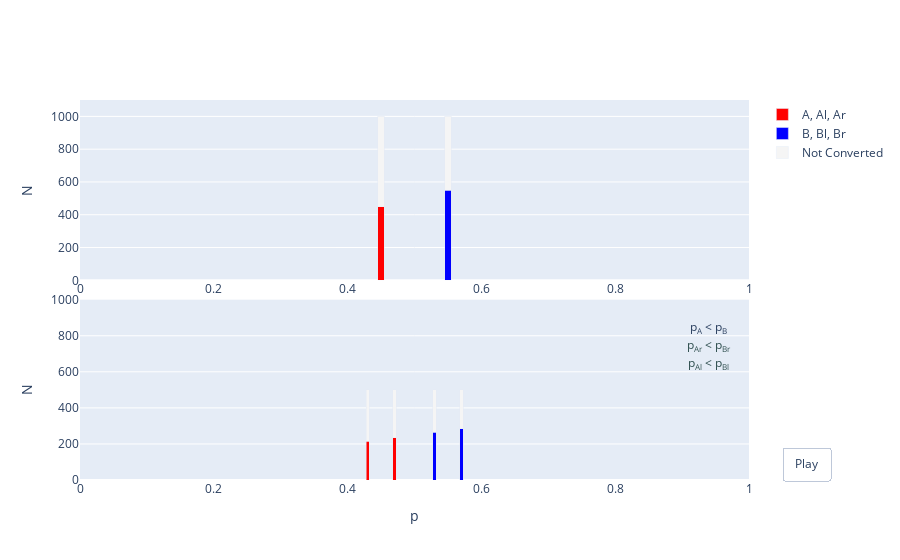

The cell this chart's notebook holds for it:
### Code cell
p_ar, n_ar, p_al, n_al, p_br, n_br, p_bl, n_bl = frames[0]

fig = make_subplots(
    rows=2, cols=1,
    vertical_spacing=0.051
)

fig.add_trace(go.Bar(x=[p_a], y=[p_a * n_a], width=0.01, name='A, Al, Ar', marker_color='red'), row=1, col=1)
fig.add_trace(go.Bar(x=[p_b], y=[p_b * n_b], width=0.01, name='B, Bl, Br', marker_color='blue'), row=1, col=1)
fig.add_trace(go.Bar(x=[p_a], y=[(1 - p_a) * n_a], width=0.01, name='Not Converted', marker_color='whitesmoke'), row=1, col=1)
fig.add_trace(go.Bar(x=[p_b], y=[(1 - p_b) * n_b], width=0.01, name='Not Converted', showlegend=False, marker_color='whitesmoke'), row=1, col=1)
fig.add_trace(go.Bar(x=[p_ar], y=[p_ar * n_ar], width=0.005, name='Ar', showlegend=False, marker_color='red'), row=2, col=1)
fig.add_trace(go.Bar(x=[p_ar], y=[(1 - p_ar) * n_ar], width=0.005, name='Not Converted', showlegend=False, marker_color='whitesmoke'), row=2, col=1)
fig.add_trace(go.Bar(x=[p_al], y=[p_al * n_al], width=0.005, name='Al', showlegend=False, marker_color='red'), row=2, col=1)
fig.add_trace(go.Bar(x=[p_al], y=[(1 - p_al) * n_al], width=0.005, name='Not Converted', showlegend=False, marker_color='whitesmoke'), row=2, col=1)
fig.add_trace(go.Bar(x=[p_br], y=[p_br * n_br], width=0.005, name='Br', showlegend=False, marker_color='blue'), row=2, col=1)
fig.add_trace(go.Bar(x=[p_br], y=[(1 - p_br) * n_br], width=0.005, name='Not Converted', showlegend=False, marker_color='whitesmoke'), row=2, col=1)
fig.add_trace(go.Bar(x=[p_bl], y=[p_bl * n_bl], width=0.005, name='Bl', showlegend=False, marker_color='blue'), row=2, col=1)
fig.add_trace(go.Bar(x=[p_bl], y=[(1 - p_bl) * n_bl], width=0.005, name='Not Converted', showlegend=False, marker_color='whitesmoke'), row=2, col=1)
fig.update_layout(barmode='stack')
fig.update_layout(legend_traceorder='normal')

antext = f"p<sub>A</sub> {'>' if p_a > p_b else '<'} p<sub>B</sub>"
antext_r = f"p<sub>Ar</sub> {'>' if p_ar > p_br else '<'} p<sub>Br</sub>"
anc_r = 'red' if p_ar > p_br else 'darkslategrey'
antext_l = f"p<sub>Al</sub> {'>' if p_al > p_bl else '<'} p<sub>Bl</sub>"
anc_l = 'red' if p_al > p_bl else 'darkslategrey'
fig.add_annotation(x=0.94, y=850,
                   xref='x2', yref='y2',
                   text=antext,
                   align='center',
                   showarrow=False)
fig.add_annotation(x=0.94, y=750,
                   xref='x2', yref='y2',
                   text=antext_r,
                   font_color=anc_r,
                   align='center',
                   showarrow=False)
fig.add_annotation(x=0.94, y=650,
                   xref='x2', yref='y2',
                   text=antext_l,
                   font_color=anc_l,
                   align='center',
                   showarrow=False)

fig_frames = []
for (p_ar, n_ar, p_al, n_al, p_br, n_br, p_bl, n_bl) in frames:
    antext = f"p<sub>A</sub> {'>' if p_a > p_b else '<'} p<sub>B</sub>"
    antext_r = f"p<sub>Ar</sub> {'>' if p_ar > p_br else '<'} p<sub>Br</sub>"
    anc_r = 'red' if p_ar > p_br else 'darkslategrey'
    antext_l = f"p<sub>Al</sub> {'>' if p_al > p_bl else '<'} p<sub>Bl</sub>"
    anc_l = 'red' if p_al > p_bl else 'darkslategrey'

    layout_i = go.Layout(annotations=[
        go.layout.Annotation(x=0.94, y=850,
                             xref='x2', yref='y2',
                             text=antext,
                             align='center',
                             showarrow=False),
        go.layout.Annotation(x=0.94, y=750,
                             xref='x2', yref='y2',
                             text=antext_r,
                             font_color=anc_r,
                             align='center',
                             showarrow=False),
        go.layout.Annotation(x=0.94, y=650,
                             xref='x2', yref='y2',
                             text=antext_l,
                             font_color=anc_l,
                             align='center',
                             showarrow=False)
    ])

    fig_frames.append(go.Frame(data=[go.Bar(visible=True),
                                     go.Bar(visible=True),
                                     go.Bar(visible=True),
                                     go.Bar(visible=True),
                                     go.Bar(x=[p_ar], y=[p_ar * n_ar]),
                                     go.Bar(x=[p_ar], y=[(1 - p_ar) * n_ar]),
                                     go.Bar(x=[p_al], y=[p_al * n_al]),
                                     go.Bar(x=[p_al], y=[(1 - p_al) * n_al]),
                                     go.Bar(x=[p_br], y=[p_br * n_br]),
                                     go.Bar(x=[p_br], y=[(1 - p_br) * n_br]),
                                     go.Bar(x=[p_bl], y=[p_bl * n_bl]),
                                     go.Bar(x=[p_bl], y=[(1 - p_bl) * n_bl])],
                               traces=[0,1,2,3,4,5,6,7,8,9,10,11],
                               layout=layout_i))

fig.frames=fig_frames
button = dict(
             label='Play',
             method='animate',
             args=[None, dict(frame=dict(duration=50, redraw=False), 
                              transition=dict(duration=0),
                              fromcurrent=True,
                              mode='immediate')])
fig.update_layout(updatemenus=[dict(type='buttons',
                              showactive=False,
                              y=0,
                              x=1.05,
                              xanchor='left',
                              yanchor='bottom',
                              buttons=[button])])

fig.update_layout(xaxis_range=[0,1],
                  xaxis2_range=[0,1],
                  yaxis_range=[0,1100],
                  yaxis2_range=[0,1000],
                  xaxis2_title='p',
                  yaxis_title='N',
                  yaxis2_title='N',
                  height=600)

### Figure 1 — Plotly figure (JSON) as saved in the notebook; plotly's stock layout.template omitted (floating-point values rounded to 4 significant figures)
{"data": [{"marker": {"color": "red"}, "name": "A, Al, Ar", "type": "bar", "visible": true, "width": 0.01, "x": [0.45], "xaxis": "x", "y": [450], "yaxis": "y"}, {"marker": {"color": "blue"}, "name": "B, Bl, Br", "type": "bar", "visible": true, "width": 0.01, "x": [0.55], "xaxis": "x", "y": [550], "yaxis": "y"}, {"marker": {"color": "whitesmoke"}, "name": "Not Converted", "type": "bar", "visible": true, "width": 0.01, "x": [0.45], "xaxis": "x", "y": [550], "yaxis": "y"}, {"marker": {"color": "whitesmoke"}, "name": "Not Converted", "showlegend": false, "type": "bar", "visible": true, "width": 0.01, "x": [0.55], "xaxis": "x", "y": [450.0], "yaxis": "y"}, {"marker": {"color": "red"}, "name": "Ar", "showlegend": false, "type": "bar", "width": 0.005, "x": [0.47], "xaxis": "x2", "y": [235], "yaxis": "y2"}, {"marker": {"color": "whitesmoke"}, "name": "Not Converted", "showlegend": false, "type": "bar", "width": 0.005, "x": [0.47], "xaxis": "x2", "y": [265], "yaxis": "y2"}, {"marker": {"color": "red"}, "name": "Al", "showlegend": false, "type": "bar", "width": 0.005, "x": [0.43], "xaxis": "x2", "y": [215], "yaxis": "y2"}, {"marker": {"color": "whitesmoke"}, "name": "Not Converted", "showlegend": false, "type": "bar", "width": 0.005, "x": [0.43], "xaxis": "x2", "y": [285.0], "yaxis": "y2"}, {"marker": {"color": "blue"}, "name": "Br", "showlegend": false, "type": "bar", "width": 0.005, "x": [0.57], "xaxis": "x2", "y": [285], "yaxis": "y2"}, {"marker": {"color": "whitesmoke"}, "name": "Not Converted", "showlegend": false, "type": "bar", "width": 0.005, "x": [0.57], "xaxis": "x2", "y": [215.0], "yaxis": "y2"}, {"marker": {"color": "blue"}, "name": "Bl", "showlegend": false, "type": "bar", "width": 0.005, "x": [0.53], "xaxis": "x2", "y": [265], "yaxis": "y2"}, {"marker": {"color": "whitesmoke"}, "name": "Not Converted", "showlegend": false, "type": "bar", "width": 0.005, "x": [0.53], "xaxis": "x2", "y": [235], "yaxis": "y2"}], "layout": {"annotations": [{"align": "center", "showarrow": false, "text": "p<sub>A</sub> < p<sub>B</sub>", "x": 0.94, "xref": "x2", "y": 850, "yref": "y2"}, {"align": "center", "font": {"color": "darkslategrey"}, "showarrow": false, "text": "p<sub>Ar</sub> < p<sub>Br</sub>", "x": 0.94, "xref": "x2", "y": 750, "yref": "y2"}, {"align": "center", "font": {"color": "darkslategrey"}, "showarrow": false, "text": "p<sub>Al</sub> < p<sub>Bl</sub>", "x": 0.94, "xref": "x2", "y": 650, "yref": "y2"}], "autosize": true, "barmode": "stack", "legend": {"traceorder": "normal"}, "updatemenus": [{"active": 0, "buttons": [{"args": [null, {"frame": {"duration": 50, "redraw": false}, "fromcurrent": true, "mode": "immediate", "transition": {"duration": 0}}], "label": "Play", "method": "animate"}], "showactive": false, "type": "buttons", "x": 1.05, "xanchor": "left", "y": 0, "yanchor": "bottom"}], "xaxis": {"anchor": "y", "domain": [0, 1], "range": [0, 1], "type": "linear"}, "xaxis2": {"anchor": "y2", "domain": [0, 1], "range": [0, 1], "title": {"text": "p"}, "type": "linear"}, "yaxis": {"anchor": "x", "domain": [0.5255, 1], "range": [0, 1100], "title": {"text": "N"}, "type": "linear"}, "yaxis2": {"anchor": "x2", "domain": [0, 0.4745], "range": [0, 1000], "title": {"text": "N"}, "type": "linear"}}}
